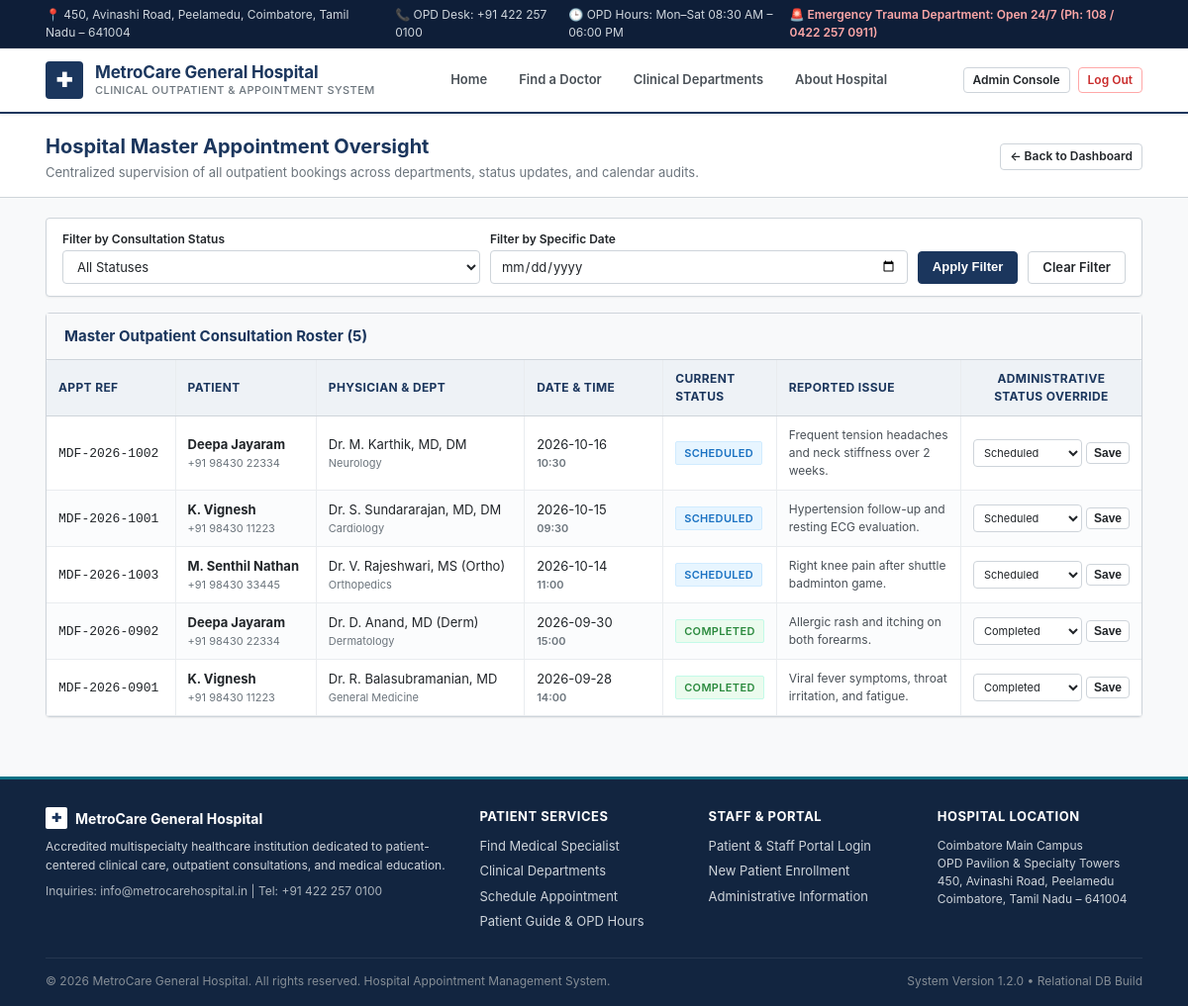
The app's page /admin/appointments (signed in) with its own data.
### tables this page shows
CREATE TABLE appointments (
        id INTEGER PRIMARY KEY AUTOINCREMENT,
        appointment_number TEXT UNIQUE NOT NULL,
        patient_id INTEGER NOT NULL,
        doctor_id INTEGER NOT NULL,
        appointment_date TEXT NOT NULL, -- YYYY-MM-DD
        appointment_time TEXT NOT NULL, -- HH:MM
        status TEXT NOT NULL DEFAULT 'Scheduled' CHECK(status IN ('Scheduled', 'Completed', 'Cancelled', 'Rescheduled')),
        symptoms TEXT,
        doctor_notes TEXT,
        prescription TEXT,
        created_at TIMESTAMP DEFAULT CURRENT_TIMESTAMP,
        updated_at TIMESTAMP DEFAULT CURRENT_TIMESTAMP,
        FOREIGN KEY (patient_id) REFERENCES patients(id) ON DELETE CASCADE,
        FOREIGN KEY (doctor_id) REFERENCES doctors(id) ON DELETE CASCADE,
        UNIQUE(doctor_id, appointment_date, appointment_time, status)
    );

CREATE TABLE users (
        id INTEGER PRIMARY KEY AUTOINCREMENT,
        role TEXT NOT NULL CHECK(role IN ('admin', 'doctor', 'patient')),
        email TEXT UNIQUE NOT NULL,
        password_hash TEXT NOT NULL,
        full_name TEXT NOT NULL,
        phone TEXT,
        created_at TIMESTAMP DEFAULT CURRENT_TIMESTAMP
    );

CREATE TABLE departments (
        id INTEGER PRIMARY KEY AUTOINCREMENT,
        name TEXT UNIQUE NOT NULL,
        icon TEXT NOT NULL,
        description TEXT NOT NULL
    );

### app/admin.py (the view)
@admin_bp.route('/appointments')
@login_required(role='admin')
def appointments():
    status_filter = request.args.get('status', '').strip()
    date_filter = request.args.get('date', '').strip()
    conn = get_db_connection()
    query = """
        SELECT a.*, p_u.full_name as patient_name, p_u.phone as patient_phone,
               d_u.full_name as doctor_name, dept.name as department_name
        FROM appointments a
        JOIN patients p ON a.patient_id = p.id
        JOIN users p_u ON p.user_id = p_u.id
        JOIN doctors d ON a.doctor_id = d.id
        JOIN users d_u ON d.user_id = d_u.id
        JOIN departments dept ON d.department_id = dept.id
        WHERE 1=1
    """
    params = []
    if status_filter:
        query += " AND a.status = ?"
        params.append(status_filter)
    if date_filter:
        query += " AND a.appointment_date = ?"
        params.append(date_filter)
    query += " ORDER BY a.appointment_date DESC, a.appointment_time DESC"
    appointments_list = conn.execute(query, params).fetchall()
    conn.close()
    return render_template('admin/appointments.html',
                           appointments=appointments_list,
                           status_filter=status_filter,
                           date_filter=date_filter)

### app/auth.py (called while the page is built, shortened)
def login_required(role=None):
    def decorator(f):
        @wraps(f)
        def decorated_function(*args, **kwargs):
            if 'user_id' not in session:
                flash('Please log in to access this page.', 'warning')
                return redirect(url_for('auth.login', next=request.path))
            return f(*args, **kwargs)
        return decorated_function
    return decorator

### app/database.py (called while the page is built)
def get_db_connection():
    from flask import current_app
    db_file = DB_PATH
    try:
        if current_app and 'DATABASE' in current_app.config:
            db_file = current_app.config['DATABASE']
    except RuntimeError:
        pass
    conn = sqlite3.connect(db_file)
    conn.row_factory = sqlite3.Row
    conn.execute("PRAGMA foreign_keys = ON")
    return conn

### app/templates/admin/appointments.html (shortened to what this page needs)
{% extends 'base.html' %}
{% block content %}
<div class="page-title-bar">
  <div class="container">
    <div>
      <h1 class="page-heading">Hospital Master Appointment Oversight</h1>
      <div class="page-subheading">Centralized supervision of all outpatient bookings across departments, status updates, and calendar audits.</div>
    </div>
    <a href="{{ url_for('admin.dashboard') }}" class="btn btn-secondary btn-sm">&larr; Back to Dashboard</a>
  </div>
</div>
<div class="container" style="padding-bottom: 40px;">
  <div class="hospital-panel" style="margin-bottom: 16px;">
    <div class="panel-body" style="padding: 12px 16px;">
      <form method="GET" action="{{ url_for('admin.appointments') }}" style="display: grid; grid-template-columns: 1fr 1fr auto auto; gap: 10px; align-items: flex-end;">
        <div>
          <label class="form-label" style="font-size: 12px; margin-bottom: 2px;">Filter by Consultation Status</label>
          <select name="status" class="form-select">
            <option value="">All Statuses</option>
          </select>
        </div>
        <div>
          <label class="form-label" style="font-size: 12px; margin-bottom: 2px;">Filter by Specific Date</label>
          <input type="date" name="date" class="form-control" value="{{ date_filter }}">
        </div>
        <div>
          <button type="submit" class="btn btn-primary" style="height: 33px;">Apply Filter</button>
        </div>
        <div>
          <a href="{{ url_for('admin.appointments') }}" class="btn btn-secondary" style="height: 33px;">Clear Filter</a>
        </div>
      </form>
    </div>
  </div>
  <div class="hospital-panel">
    <div class="panel-header">
      <h2 class="panel-title">Master Outpatient Consultation Roster ({{ appointments|length }})</h2>
    </div>
    {% if appointments %}
      <div class="table-wrapper" style="border: none;">
        <table class="hospital-table">
          <thead>
            <tr>
              <th style="width: 130px;">Appt Ref</th>
              <th>Patient</th>
              <th>Physician & Dept</th>
              <th style="width: 140px;">Date & Time</th>
              <th style="width: 100px;">Current Status</th>
              <th>Reported Issue</th>
              <th style="width: 180px; text-align: center;">Administrative Status Override</th>
            </tr>
          </thead>
          <tbody>
            {% for a in appointments %}
            <tr>
              <td><code>{{ a.appointment_number }}</code></td>
              <td>
                <strong>{{ a.patient_name }}</strong>
                <div style="font-size: 11px; color: var(--text-muted);">{{ a.patient_phone }}</div>
              </td>
              <td>
                <div>{{ a.doctor_name }}</div>
                <div style="font-size: 11px; color: var(--text-muted);">{{ a.department_name }}</div>
              </td>
              <td>
                <div>{{ a.appointment_date }}</div>
                <div style="font-size: 11px; color: var(--text-muted); font-weight: 600;">{{ a.appointment_time }}</div>
              </td>
              <td>
                <span class="status-badge status-{{ a.status|lower }}">{{ a.status }}</span>
              </td>
              <td style="font-size: 12px; color: var(--text-secondary); max-width: 180px;">
                {{ a.symptoms or 'Routine Consultation' }}
              </td>
              <td style="text-align: center;">
                <form method="POST" action="{{ url_for('admin.update_appointment_status', appointment_id=a.id) }}" style="display: flex; gap: 4px; justify-content: center; align-items: center;">
                  <select name="status" class="form-select" style="padding: 3px 6px; font-size: 11px; width: 110px; height: 28px;">
                    <option value="Scheduled" {% if a.status == 'Scheduled' %}selected{% endif %}>Scheduled</option>
                    <option value="Completed" {% if a.status == 'Completed' %}selected{% endif %}>Completed</option>
                  </select>
                  <button type="submit" class="btn btn-secondary btn-sm" style="padding: 2px 7px;">Save</button>
                </form>
              </td>
            </tr>
            {% endfor %}
          </tbody>
        </table>
      </div>
    {% else %}
      <div class="panel-body" style="text-align: center; padding: 30px;">
        <p style="color: var(--text-muted); font-size: 13px;">No consultation records match the selected filter parameters.</p>
      </div>
    {% endif %}
  </div>
</div>
{% endblock %}

### records on screen
appointments: appointment_number "MDF-2026-1002", patient_name "Deepa Jayaram", patient_phone "+91 98430 22334", doctor_name "Dr. M. Karthik, MD, DM", department_name "Neurology", appointment_date "2026-10-16", appointment_time "10:30", status "SCHEDULED", symptoms "Frequent tension headaches and neck stiffness over 2 weeks.", status "Scheduled"
appointments: appointment_number "MDF-2026-1001", patient_name "K. Vignesh", patient_phone "+91 98430 11223", doctor_name "Dr. S. Sundararajan, MD, DM", department_name "Cardiology", appointment_date "2026-10-15", appointment_time "09:30", status "SCHEDULED", symptoms "Hypertension follow-up and resting ECG evaluation.", status "Scheduled"
appointments: appointment_number "MDF-2026-1003", patient_name "M. Senthil Nathan", patient_phone "+91 98430 33445", doctor_name "Dr. V. Rajeshwari, MS (Ortho)", department_name "Orthopedics", appointment_date "2026-10-14", appointment_time "11:00", status "SCHEDULED", symptoms "Right knee pain after shuttle badminton game.", status "Scheduled"
appointments: appointment_number "MDF-2026-0902", patient_name "Deepa Jayaram", patient_phone "+91 98430 22334", doctor_name "Dr. D. Anand, MD (Derm)", department_name "Dermatology", appointment_date "2026-09-30", appointment_time "15:00", status "COMPLETED", symptoms "Allergic rash and itching on both forearms.", status "Completed"
appointments: appointment_number "MDF-2026-0901", patient_name "K. Vignesh", patient_phone "+91 98430 11223", doctor_name "Dr. R. Balasubramanian, MD", department_name "General Medicine", appointment_date "2026-09-28", appointment_time "14:00", status "COMPLETED", symptoms "Viral fever symptoms, throat irritation, and fatigue.", status "Completed"

### other values on screen
{{ appointments|length }} "5"
